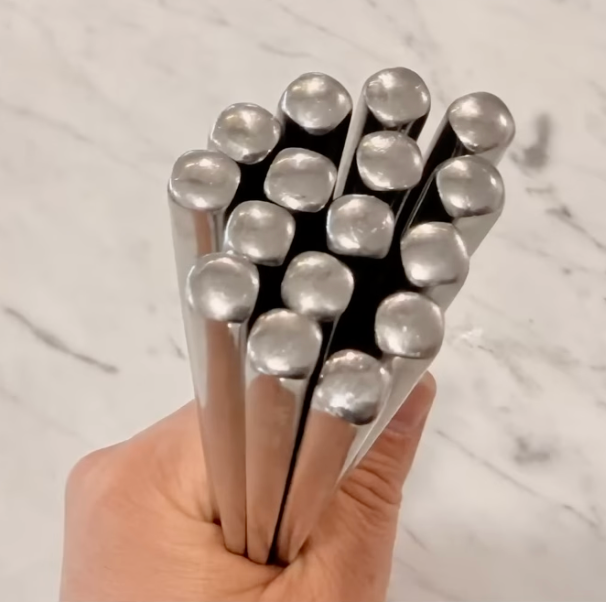
#> input picture dataset_labelme/chopsticks2.png, 606 x 602 px
$ python cv_detect.py
#> lines starting #> are read from the running program, lines starting #| are printed output that depends on the picture; after the words box and inside, x2 and y2 are one past the last pixel; in counts of white or black regions, pixels touching at a corner belong together
import cv2
import numpy as np

img = cv2.imread("dataset_labelme/chopsticks2.png")
#> img is the input picture: shape (602, 606, 3); mean B, G, R 156.9, 169.2, 188.5
if img is None:
    raise Exception("img not found")
result_img = img.copy()
# 灰度图像
gray = cv2.cvtColor(img, cv2.COLOR_BGR2GRAY)
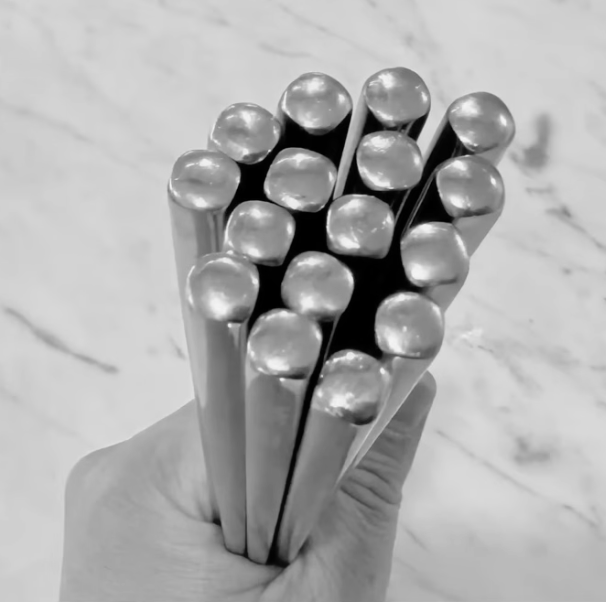
#> gray: shape (602, 606); min 0, max 245, mean 173.5
# 2. 图像预处理：去除金属表面的细小噪声
blurred = cv2.GaussianBlur(gray, (5, 5), 0)
# # 边缘检测
edges = cv2.Canny(blurred, 50, 150)
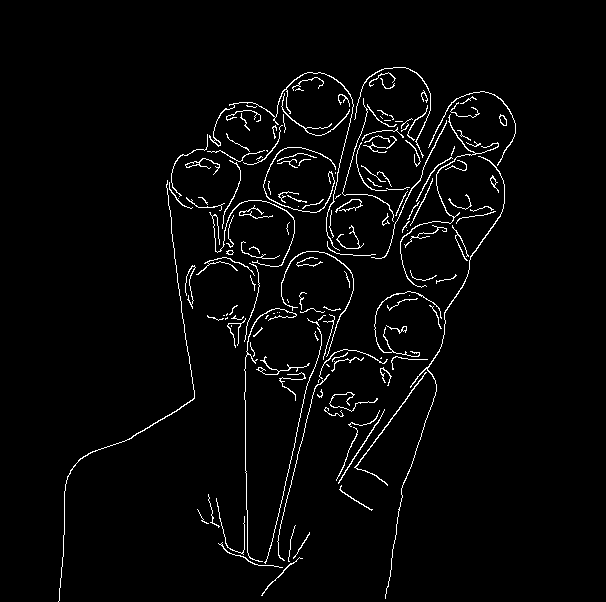
#> edges: shape (602, 606); 2.9% white in thin lines or dots, all inside (x1, y1, x2, y2) = (58, 67, 516, 602)
# # 形态学闭运算-连接断裂边缘
kernel = np.ones((3, 3), np.uint8)
edges_closed = cv2.morphologyEx(edges, cv2.MORPH_CLOSE, kernel, iterations=2)
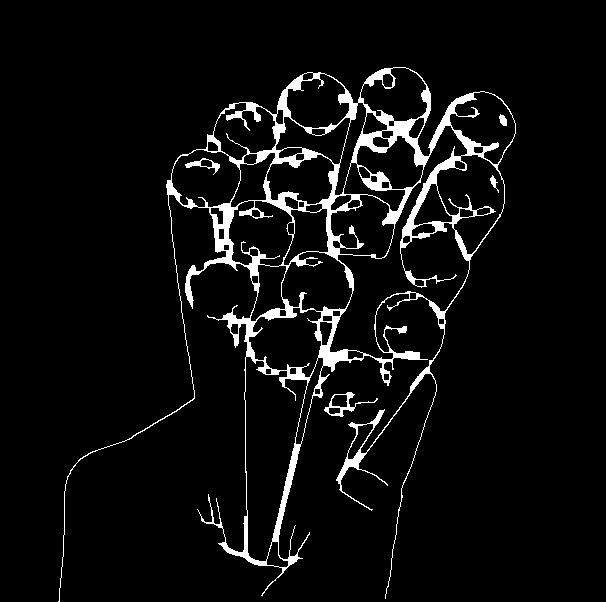
#> edges_closed: shape (602, 606); 5.5% white; 5 white regions, box (x1, y1, x2, y2) and area: (58, 67, 516, 602) 19673, (324, 392, 378, 417) 278, (185, 158, 220, 175) 162, (499, 114, 507, 126) 67, (490, 175, 499, 193) 58

# cv2.imshow("edges_closed", edges_closed)
# 开运算, 去除小噪点
# edges_clean = cv2.morphologyEx(edges_closed, cv2.MORPH_OPEN, kernel)
#
circles = cv2.HoughCircles(
    edges_closed,
    cv2.HOUGH_GRADIENT,
    dp=1.2,
    minDist=40,
    param1=90,
    param2=30,
    minRadius=23,  # 最小半径
    maxRadius=50,  # 最大半径
)
#> circles = 16 rows, first 8: [321, 114.6, 45.32], [316.2, 287.4, 34.52], [306.6, 168.6, 42.68], [456.6, 197.4, 47.96], [408.6, 329.4, 37.16], [390.6, 102.6, 39.92], [390.6, 161.4, 34.76], [347.4, 396.6, 47.96]

# 4. 如果检测到圆，则在原图上绘制
count = 0
if circles is not None:
    # 将浮点型坐标和半径四舍五入并转换为整数
    circles = np.uint16(np.around(circles))
#> circles = 16 rows, first 8: [321, 115, 45], [316, 287, 35], [307, 169, 43], [457, 197, 48], [409, 329, 37], [391, 103, 40], [391, 161, 35], [347, 397, 48]
    print(circles)
#> (printed output is left out)
    for i in circles[0, :]:
        x, y, r = i[0], i[1], i[2]

        # 绘制圆形轮廓 (绿色, 线宽为3)
        cv2.circle(result_img, (x, y), r, (0, 255, 0), 3)

        # 绘制圆心 (红色实心小圆, 半径为2)
        cv2.circle(result_img, (x, y), 2, (0, 0, 255), -1)  # 使用 -1 填充圆心
        count += 1
#> this loop made 16 passes
#> (x, y, r) on passes 1 to 12: (321, 115, 45), (316, 287, 35), (307, 169, 43), (457, 197, 48), (409, 329, 37), (391, 103, 40), (391, 161, 35), (347, 397, 48), (253, 229, 40), (436, 259, 35), (349, 211, 49), (221, 287, 37)
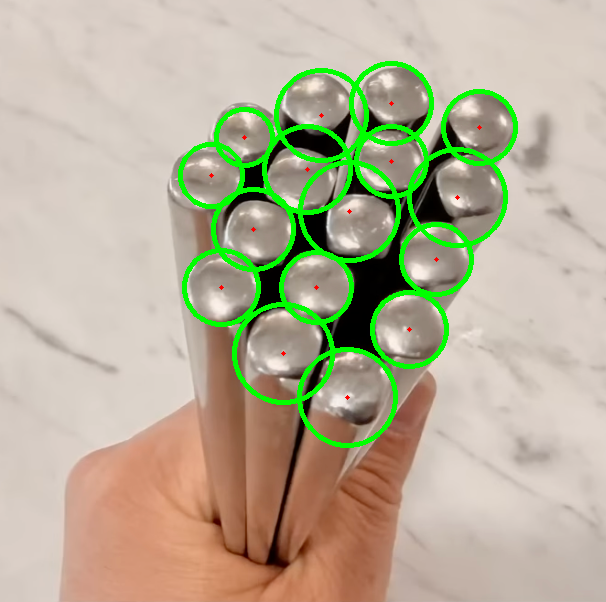
#> result_img: shape (602, 606, 3); 5.19% of pixels changed, all inside (x1, y1, x2, y2) = (178, 61, 518, 448)
#> after the loop, count = 16
print("count: ", count)
#| count:  16
cv2.imshow("img", result_img)
cv2.waitKey(0)
cv2.destroyAllWindows()

$ run again, with dataset_labelme/chopsticks3.jpeg saved as dataset_labelme/chopsticks2.png
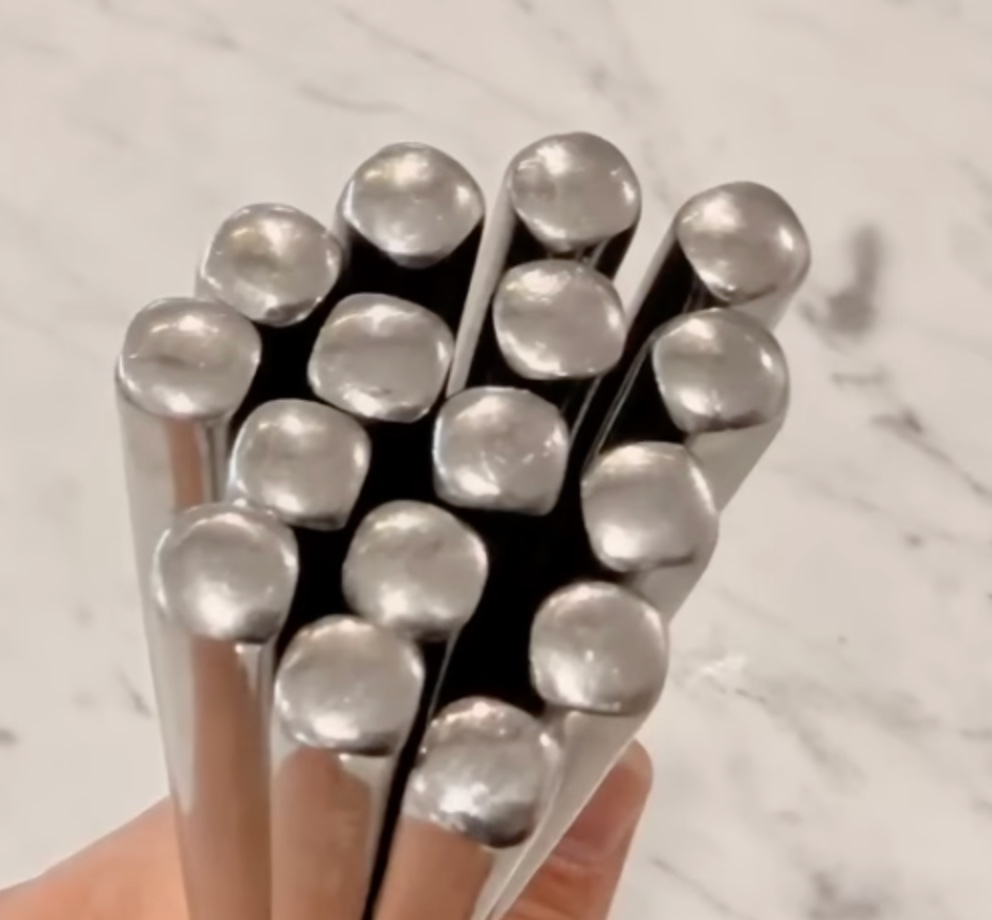
#> input picture dataset_labelme/chopsticks3.jpeg, 992 x 920 px
#> img is the input picture: shape (920, 992, 3); mean B, G, R 155.4, 165.5, 179.7
#> `edges = cv2.Canny(blurred, 50, 150)`:
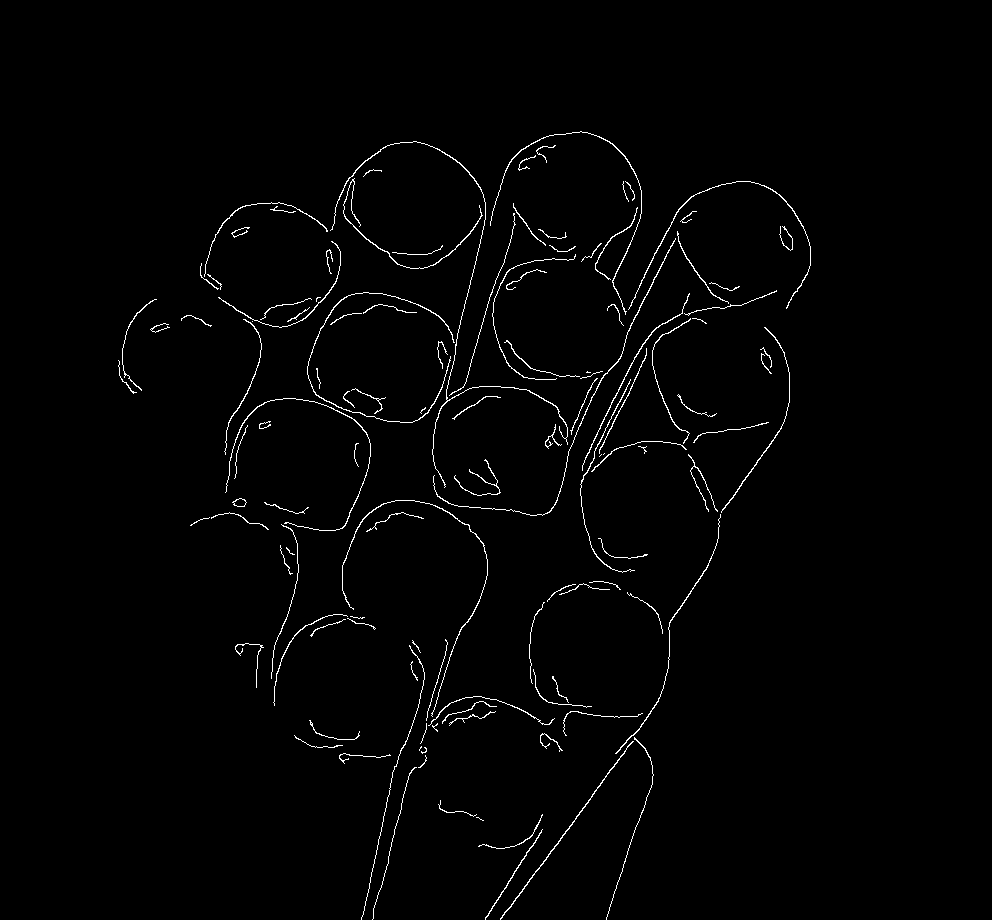
#> edges: shape (920, 992); 1.4% white in thin lines or dots, all inside (x1, y1, x2, y2) = (118, 131, 811, 920)
#> `edges_closed = cv2.morphologyEx(edges, cv2.MORPH_CLOSE, kernel, iterat..`:
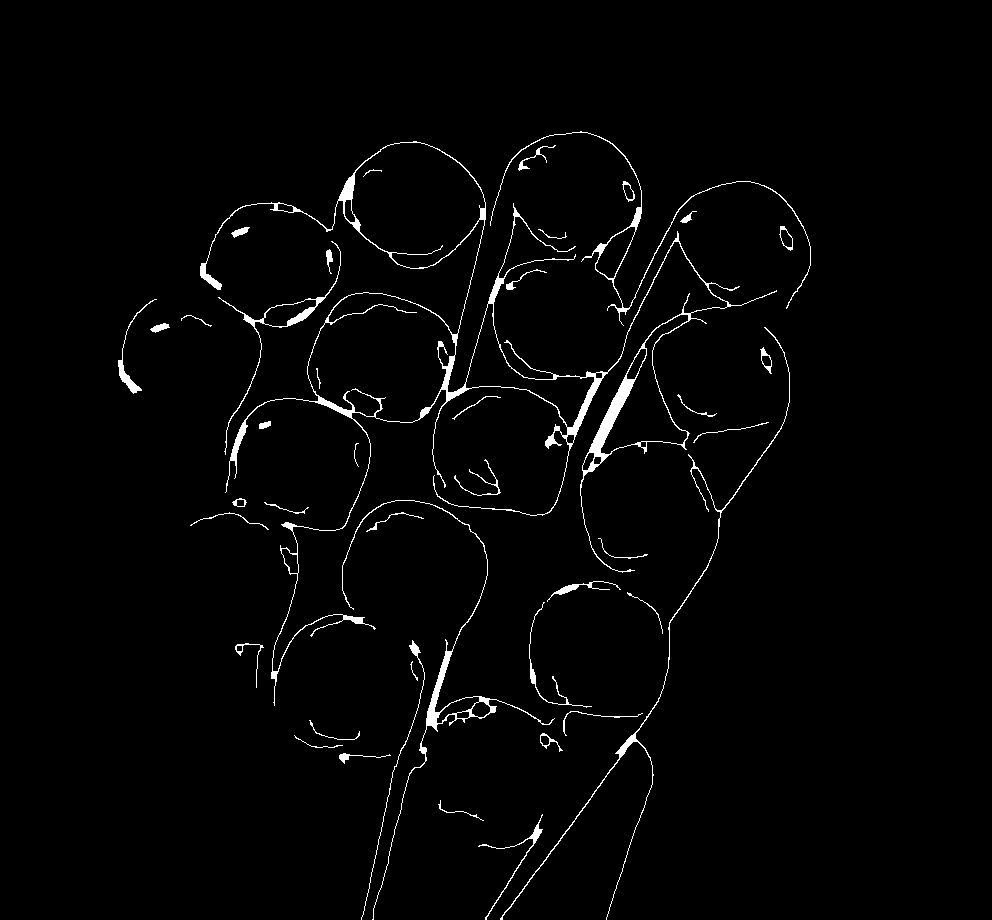
#> edges_closed: shape (920, 992); 2% white; 43 white regions, largest, box (x1, y1, x2, y2) and area: (200, 141, 777, 706) 8671, (342, 500, 555, 920) 1686, (500, 327, 790, 920) 1354
#> circles = None

$ run again, with dataset_labelme/chopsticks4.jpeg saved as dataset_labelme/chopsticks2.png
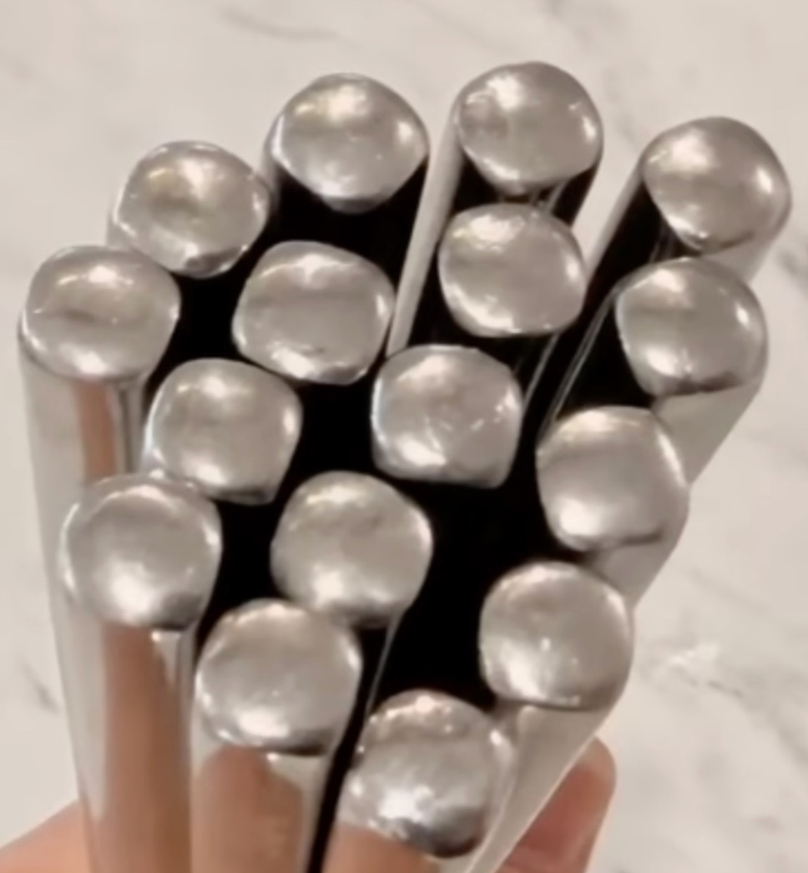
#> input picture dataset_labelme/chopsticks4.jpeg, 808 x 873 px, shrunk from 968 x 1046 before the run
#> img is the input picture: shape (873, 808, 3); mean B, G, R 138, 147.7, 161.7
#> `edges = cv2.Canny(blurred, 50, 150)`:
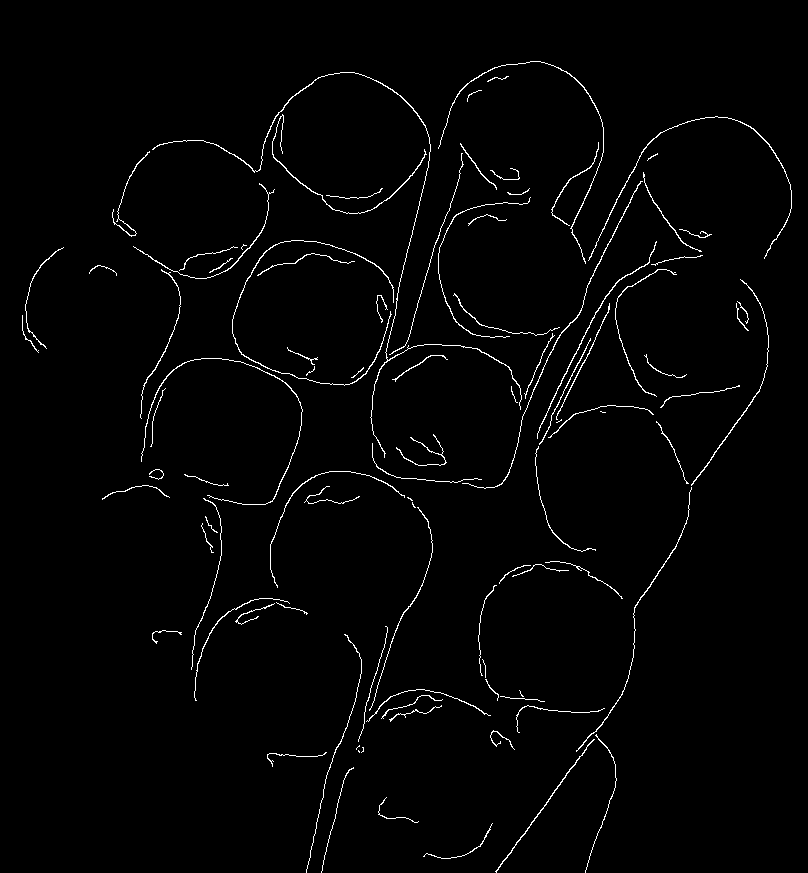
#> edges: shape (873, 808); 1.8% white in thin lines or dots, all inside (x1, y1, x2, y2) = (22, 61, 792, 873)
#> `edges_closed = cv2.morphologyEx(edges, cv2.MORPH_CLOSE, kernel, iterat..`:
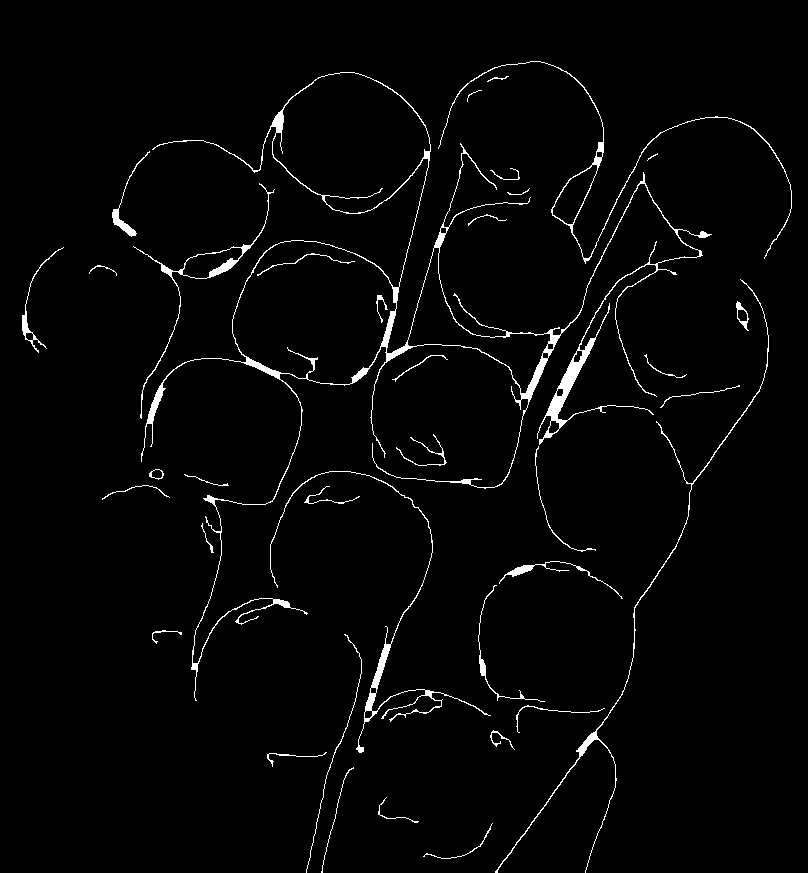
#> edges_closed: shape (873, 808); 2.3% white; 37 white regions (1 under 20 px), largest, box (x1, y1, x2, y2) and area: (141, 72, 712, 701) 8100, (270, 471, 491, 753) 1405, (495, 279, 769, 873) 1259
#> circles = None
